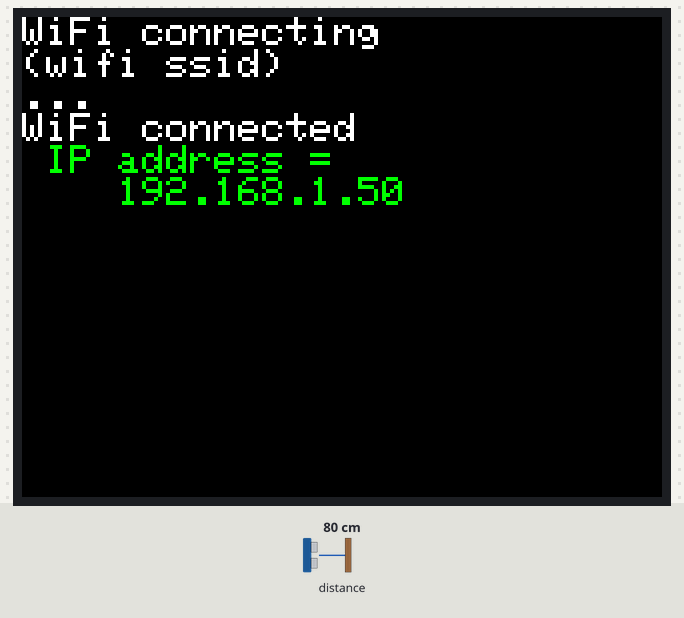
Bench run of a program on a simulated ESP32. Shown: 320×240 colour display. Inputs (shaded band) come from the test bench; at power-on: distance to the obstacle 80 cm. WiFi joins after 1.5 s; servers stay silent unless stated; uploads are accepted with an empty reply; what the program prints to the serial monitor is not drawn.

Above: at 2.9 s.
3.0 s: distance to the obstacle set to 2 cm
At 4.5 s:
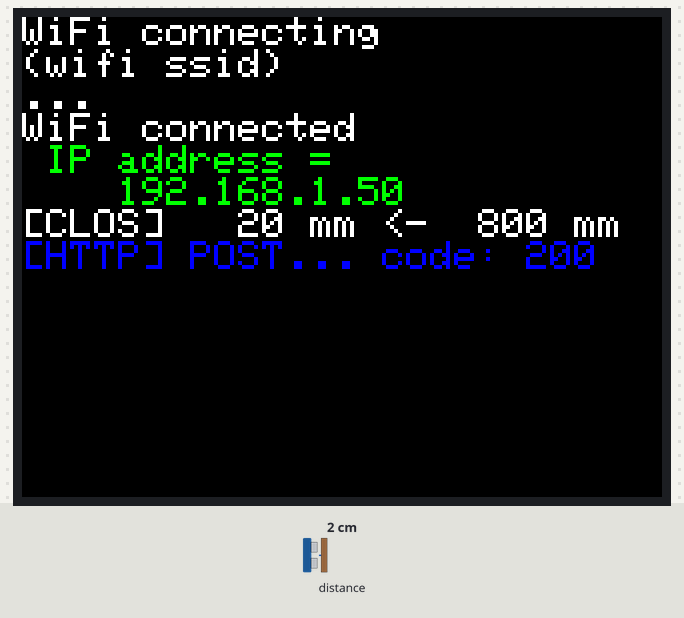
4.8 s: distance to the obstacle set to 60 cm
At 6.6 s:
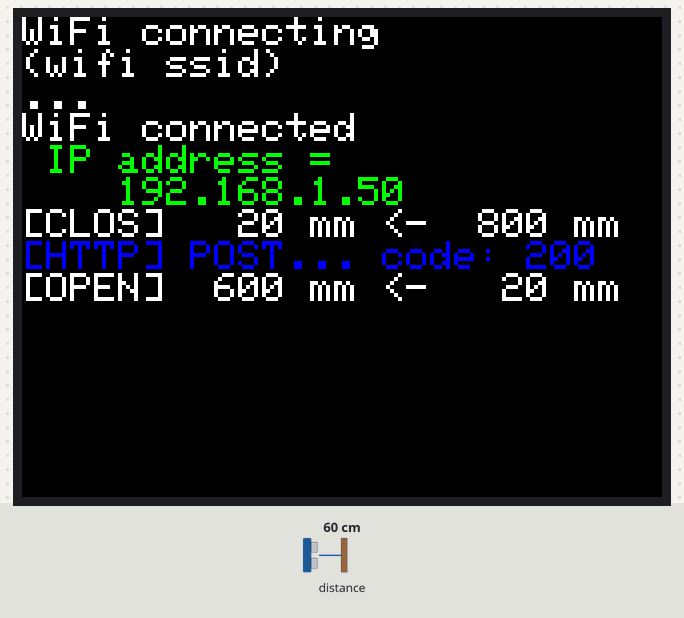
6.9 s: distance to the obstacle set to 120 cm
At 8.3 s:
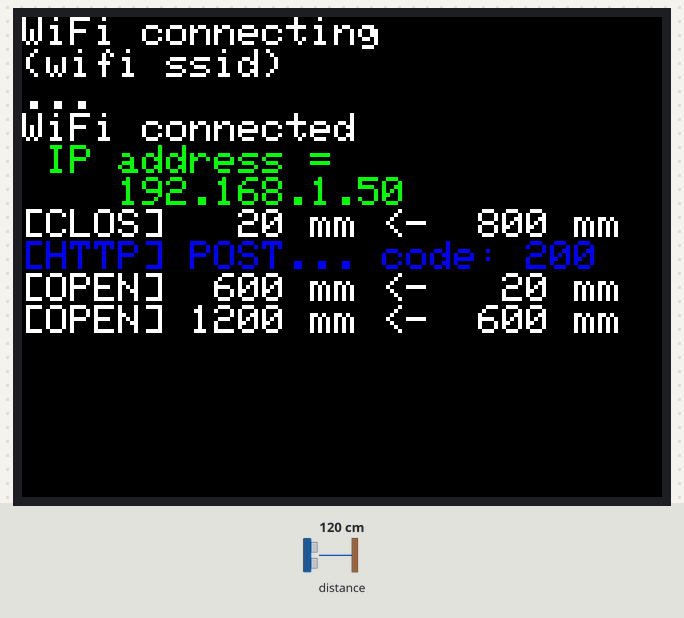
8.6 s: distance to the obstacle set to 4 cm
At 9.3 s:
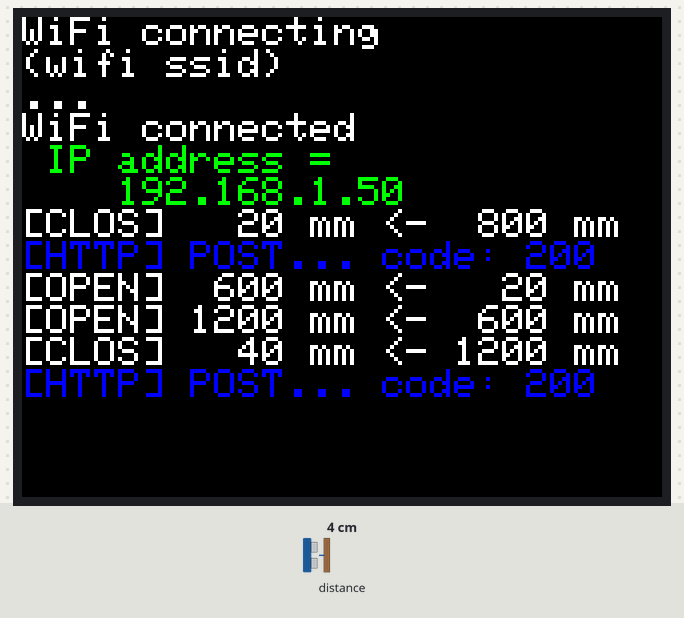
Timing chart, 0 to 11.5 s (numbered marks = the images above; inputs shaded):
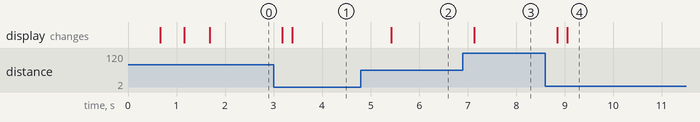

Measured:
- after the input at 3.0 s, the display: first changes after 0.17 s (image 1 shows a later state)
- after the input at 4.8 s, the display: changes after 0.63 s (image 2)
- after the input at 6.9 s, the display: changes after 0.24 s (image 3)
- after the input at 8.6 s, the display: first changes after 0.25 s (image 4 shows a later state)

The program:

main.cpp
```cpp
// (licence header left out)
#include "setting.h"

#include <HTTPClient.h>
#include <M5Stack.h>
#include <VL53L0X.h>
#include <WiFi.h>
#include <Wire.h>

VL53L0X sensor;
HTTPClient http;

const char ssid[]            = SETTING_WIFI_SSID;
const char pass[]            = SETTING_WIFI_PASS;
const char endpoint[]        = SETTING_URL_ENDPOINT;
static int distance_previous = 0;
int fontHeight               = 16;
int screenHeight             = 240;
int linePos                  = 0;

enum TOP_STATUE
{
    TOF_DOOR_UNKNOW,
    TOF_DOOR_CLOSE,
    TOF_DOOR_OPEN
};

void both_println_lcd(const char *value, uint16_t color = WHITE, bool clear = false)
{
    static int line = 0;

    linePos += fontHeight;
    if ((screenHeight <= fontHeight) || (true == clear)) {
        M5.Lcd.setCursor(0, 0);
        M5.Lcd.clear();
        char str[150];
        sprintf(str, " IP address =\n    %s", WiFi.localIP().toString().c_str());
        M5.Lcd.setTextColor(GREEN, BLACK);
        M5.Lcd.println(str);
        Serial.println(str);
        line    = 2;
        linePos = fontHeight * 3;
    }
    M5.Lcd.setTextColor(color, BLACK);
    M5.Lcd.println(value);
    Serial.println(value);
    line++;
}

void post_top(int flag, int distance)
{
    char str[150];
    HTTPClient http;
    http.begin(endpoint);
    http.addHeader("Content-Type", "application/json");
    sprintf(str, SETTING_URL_ENDPOINT_KEY, flag, distance);
    int httpCode = http.POST(str);

    if (httpCode > 0) {
        // HTTP header has been send and Server response header has been handled
        sprintf(str, "[HTTP] POST... code: %d", httpCode);
        both_println_lcd(str, BLUE);
        // file found at server
        if (httpCode == HTTP_CODE_OK) {
            String payload = http.getString();
            Serial.println(payload);
        }
    } else {
        sprintf(str, "[HTTP] POST... failed, error: %s", http.errorToString(httpCode).c_str());
        both_println_lcd(str);
    }

    http.end();
}

void setup()
{
    char str[150];
    M5.begin();
    M5.Power.begin();

    Wire.begin();
    sensor.init();
    sensor.setTimeout(500);

    M5.Lcd.setCursor(0, 0);
    M5.Lcd.setTextSize(2);
    fontHeight   = M5.Lcd.fontHeight();
    screenHeight = M5.Lcd.height();

    WiFi.begin(ssid, pass);
    both_println_lcd("WiFi connecting");
    both_println_lcd(ssid);
    int cnt_connecting = 0;
    bool flag_line     = true;
    while (WiFi.status() != WL_CONNECTED) {
        delay(500);
        if (25 <= cnt_connecting) {
            M5.Lcd.setCursor(0, (fontHeight * 2) + 1);
            cnt_connecting = -1;
            flag_line      = !flag_line;
            linePos += fontHeight;
        }
        if (false != flag_line) {
            M5.Lcd.print(".");
            Serial.print(".");
        } else {
            M5.Lcd.print("_");
            Serial.print(".");
        }
        cnt_connecting++;
    }
    both_println_lcd("");

    both_println_lcd("WiFi connected");
    sprintf(str, " IP address =\n    %s", WiFi.localIP().toString().c_str());
    both_println_lcd(str, GREEN);
    distance_previous = sensor.readRangeSingleMillimeters();
}

void loop()
{
    int sleep_time  = SETTING_LOOP_TIME_NORMAL;
    const int range = SETTING_TOF_DETECT_RANG;
    if (WiFi.status() != WL_CONNECTED) {
        both_println_lcd("WiFi disconnected", RED);
        WiFi.reconnect();
        if (WiFi.status() != WL_CONNECTED) {
            sleep_time = SETTING_LOOP_TIME_WIFI_CONNECTED;
        } else {
            both_println_lcd("WiFi connected", GREEN);
        }
    } else {
        int flag     = TOF_DOOR_UNKNOW;
        int distance = sensor.readRangeSingleMillimeters();
        if (0 != distance) {
            if (distance < (distance_previous - range)) {
                flag = TOF_DOOR_CLOSE;
            } else if ((distance_previous + range) < distance) {
                flag = TOF_DOOR_OPEN;
            }
            if (TOF_DOOR_UNKNOW != flag) {
                char str[150];
                switch (flag) {
                    case TOF_DOOR_CLOSE:
                        sprintf(str, "[CLOS] %4d mm <- %4d mm", distance, distance_previous);
                        break;
                    case TOF_DOOR_OPEN:
                        sprintf(str, "[OPEN] %4d mm <- %4d mm", distance, distance_previous);
                        break;

                    default:
                        sprintf(str, "[    ] %4d mm <- %4d mm", distance, distance_previous);
                        break;
                }
                both_println_lcd(str);
                distance_previous = distance;
                if (TOF_DOOR_CLOSE == flag) {
                    post_top(flag, distance);
                    sleep_time = SETTING_LOOP_TIME_SLEEP_DETECT;
                }
            }
        }
    }
    delay(sleep_time);
}
```

setting.h
```cpp
// (licence header left out)
#ifndef SETTING_H
#define SETTING_H

#ifndef SETTING_WIFI_SSID
/**
 * @brief Specify Wifi SSID
 *
 */
#define SETTING_WIFI_SSID "(wifi ssid)"
#endif
#ifndef SETTING_WIFI_PASS
/**
 * @brief Specify Wifi SSID password
 *
 */
#define SETTING_WIFI_PASS "(wifi password)"
#endif
#ifndef SETTING_URL_ENDPOINT
/**
 * @brief Specify the URL of the connected endpoint.
 *
 */
#define SETTING_URL_ENDPOINT "(URL : http://---.com/---?set_data.html)"
#endif
#ifndef SETTING_URL_ENDPOINT_KEY
/**
 * @brief Specify Key (json format)
 * @example * "{\"flag\" : %d, \"distance\" : %d }"
 */
#define SETTING_URL_ENDPOINT_KEY "{\"flag\" : %d, \"distance\" : %d }"
#endif

#ifndef SETTING_TOF_DETECT_RANG
/**
 * @brief Responsive detection range (unit: mm)
 *
 */
#define SETTING_TOF_DETECT_RANG 500
#endif

#ifndef SETTING_LOOP_TIME_NORMAL
/**
 * @brief Specify the interval to detect
 *
 */
#define SETTING_LOOP_TIME_NORMAL 250
#endif

#ifndef SETTING_LOOP_TIME_SLEEP_DETECT
/**
 * @brief Specify no response time after detection (unit: mm)
 *
 */
#define SETTING_LOOP_TIME_SLEEP_DETECT 2000
#endif
#ifndef SETTING_LOOP_TIME_WIFI_CONNECTED
/**
 * @brief Specify the retry waiting time after Wifi disconnection.
 *
 */
#define SETTING_LOOP_TIME_WIFI_CONNECTED 10000
#endif
#endif
```
